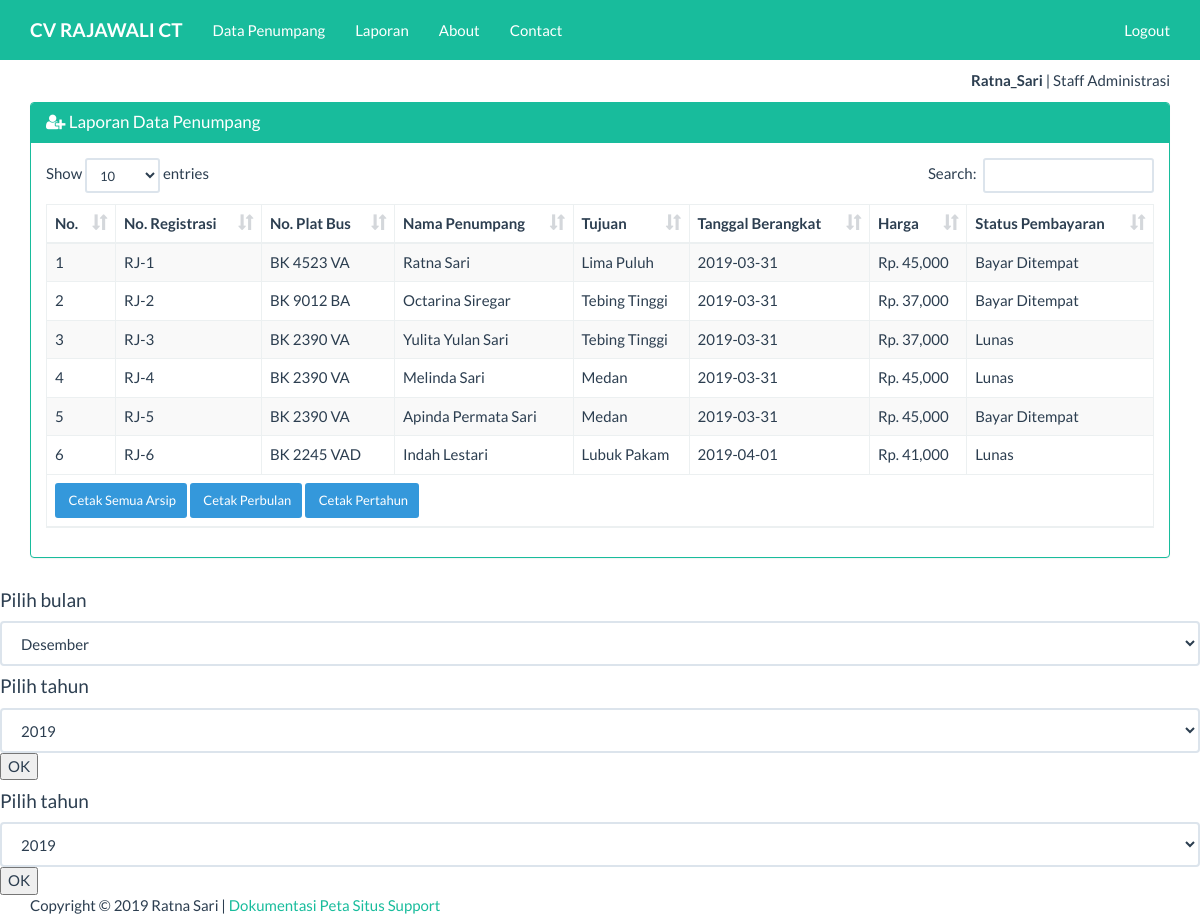
The app's page /index_admin.php?page=penumpang&actions=report (signed in) with its own data.
### tables this page shows
CREATE TABLE IF NOT EXISTS `penumpang` (
  `id` int(11) NOT NULL AUTO_INCREMENT,
  `no_registrasi` varchar(10) NOT NULL,
  `no_plat` varchar(12) NOT NULL,
  `nama_penumpang` varchar(25) NOT NULL,
  `tujuan` varchar(25) NOT NULL,
  `tanggal_berangkat` date NOT NULL,
  `harga` int(10) NOT NULL,
  `status_pembayaran` varchar(25) NOT NULL,
  PRIMARY KEY (`id`)
);

### views/penumpang_report.php (the view, shortened to what this page needs)
<div class="container">
    <div class="row">
        <div class="col-xs-12">
            <div class="panel panel-success">
                <div class="panel-heading">
                    <h3 class="panel-title"><span class="fa fa-user-plus"></span> Laporan Data Penumpang</h3>
                </div>
                <div class="panel-body">
                    <table id="dtskripsi" class="table table-bordered table-striped table-hover">
                    <thead>
                            <tr>
                                <th>No.</th>
                                <th>No. Registrasi</th>
                                <th>No. Plat Bus</th>
                                <th>Nama Penumpang</th>
                                <th>Tujuan</th>
                                <th>Tanggal Berangkat</th>
                                <th>Harga</th>
                                <th>Status Pembayaran</th>
                            </tr>
                        </thead>
                        <tbody>
                            <?php
                            $sql = "SELECT * FROM penumpang";
                            $query = mysqli_query($koneksi, $sql) or die("SQL Anda Salah");
                            $nomor = 0;
                            while ($data = mysqli_fetch_array($query)) {
                                $nomor++;
                                ?>
                                <tr>
                                    <td><?= $nomor ?></td>
                                    <td><?= $data['no_registrasi'] ?></td>
									<td><?= $data['no_plat'] ?></td>
									<td><?= $data['nama_penumpang'] ?></td>
									<td><?= $data['tujuan'] ?></td>
                                    <td><?= $data['tanggal_berangkat'] ?></td>
                                    <td>Rp. <?= number_format($data['harga']) ?></td>
                                    <td><?= $data['status_pembayaran'] ?></td>
                                </tr>
                            <?php } ?>
                        </tbody>
                        <tfoot>
                            <tr>
                                <td colspan="9">
                                    <a href="report/arsip_semua.php" target="_blank" class="btn btn-info btn-sm">
                                        <span class="fa fa_print"></span> Cetak Semua Arsip
                                    </a>
                                    <a href="#cetak_perbulan" class="btn btn-info btn-sm">
                                        <span class="fa fa_print"></span> Cetak Perbulan
                                    </a>
                                    <a href="#cetak_pertahun" class="btn btn-info btn-sm">
                                        <span class="fa fa_print"></span> Cetak Pertahun
                                    </a>
                                </td>
                            </tr>
                        </tfoot>
                    </table>
                </div>
            </div>
        </div>
    </div>
</div>
<div id="cetak_perbulan" class="modalDialog">
    <div>
        <a href="#" title="Close" class="close">X</a>
        <form  target="_blank" action="report/arsip_perbulan.php" method="post">
        <h4>Pilih bulan </h4>
        <select name="bulan" class="form-control">
          <option value="12"> Desember </option>
        </select>
        <h4>Pilih tahun</h4>
        <select name="tahun" class="form-control">
          <?
            for ($i=substr(date("d-m-Y"),6,4); $i > substr(date("d-m-Y"),6,4)-5; $i--) { ?>
              <option value="<?=$i?>"> <?=$i?> </option>
          <?  }
          ?>
        </select>
        <button type="submit">OK</button>
        </form>
    </div>
</div>
<div id="cetak_pertahun" class="modalDialog">
    <div>
        <a href="#" title="Close" class="close">X</a>
        <form  target="_blank" action="report/arsip_pertahun.php" method="post">
        <h4>Pilih tahun</h4>
        <select name="tahun" class="form-control">
          <?
            for ($i=substr(date("d-m-Y"),6,4); $i > substr(date("d-m-Y"),6,4)-5; $i--) { ?>
              <option value="<?=$i?>"> <?=$i?> </option>
          <?  }
          ?>
        </select>
        <button type="submit">OK</button>
        </form>
    </div>
</div>

### Assets/css/style.css (style rules this page uses)
body { padding-top: 70px; }

### records on screen
penumpang: no_registrasi "RJ-1", no_plat "BK 4523 VA", nama_penumpang "Ratna Sari", tujuan "Lima Puluh", tanggal_berangkat "2019-03-31", harga "45,000", status_pembayaran "Bayar Ditempat"
penumpang: no_registrasi "RJ-2", no_plat "BK 9012 BA", nama_penumpang "Octarina Siregar", tujuan "Tebing Tinggi", tanggal_berangkat "2019-03-31", harga "37,000", status_pembayaran "Bayar Ditempat"
penumpang: no_registrasi "RJ-3", no_plat "BK 2390 VA", nama_penumpang "Yulita Yulan Sari", tujuan "Tebing Tinggi", tanggal_berangkat "2019-03-31", harga "37,000", status_pembayaran "Lunas"
penumpang: no_registrasi "RJ-4", no_plat "BK 2390 VA", nama_penumpang "Melinda Sari", tujuan "Medan", tanggal_berangkat "2019-03-31", harga "45,000", status_pembayaran "Lunas"
penumpang: no_registrasi "RJ-5", no_plat "BK 2390 VA", nama_penumpang "Apinda Permata Sari", tujuan "Medan", tanggal_berangkat "2019-03-31", harga "45,000", status_pembayaran "Bayar Ditempat"
penumpang: no_registrasi "RJ-6", no_plat "BK 2245 VAD", nama_penumpang "Indah Lestari", tujuan "Lubuk Pakam", tanggal_berangkat "2019-04-01", harga "41,000", status_pembayaran "Lunas"

### other values on screen
$_SESSION['username'] "Ratna_Sari"
$_SESSION['ket'] "Staff Administrasi"
form field tahun "2019"
